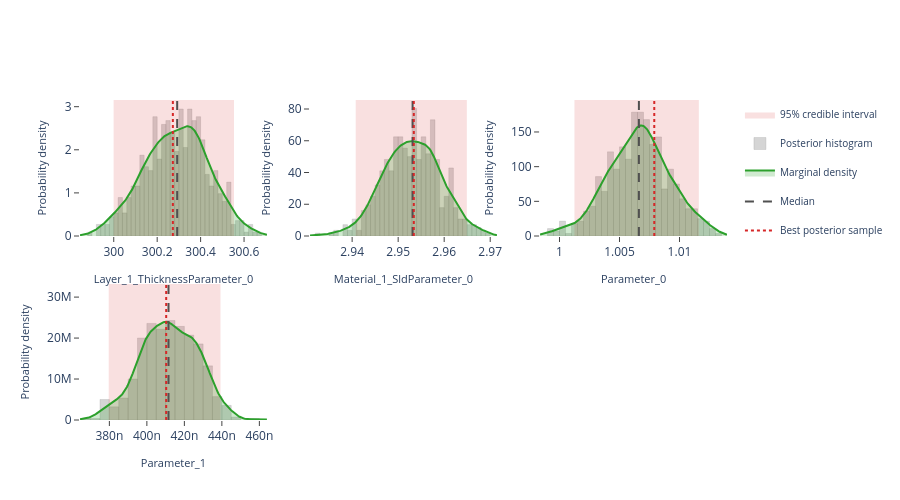

Write notebook code for a chart like this one.
### Markdown cell above
## Interactive posterior plots

The next three cells render the same Plotly figures that are shown on the
Bayesian Posterior tab of the EasyReflectometryApp:

* **Marginals** — per-parameter distribution: histogram + smooth KDE marginal,
  shaded 95% credible interval, and median / best-sample lines
  (`plot_distribution` or `posterior.distribution()`)
* **Corner plot** — pairwise marginals + 2-D contours + scatter (`plot_corner`)
* **Traces** — per-chain trace + marginal histogram (`plot_trace`)

The standalone helpers are called with ``return_figure=True`` so they return a
Plotly ``Figure`` that we render in the notebook with ``fig.show()``; the
``PosteriorResults`` methods return the figure directly.

### Code cell
# ---- Marginal posterior distributions ---------------------------------------
# One panel per free parameter, each overlaying the posterior histogram, a
# smooth Gaussian-KDE marginal, the shaded 95% credible interval, and the
# median / best-sample reference lines.  Mirrors the "Marginals" sub-tab in
# the EasyReflectometryApp.

# The PosteriorResults method passes ``logp`` through automatically so the
# best posterior sample (MAP) line is drawn:
fig = posterior.distribution()
fig.show()

# Standalone equivalent (pass ``logp`` to get the best-sample line):
# fig = plot_distribution(
#     posterior.draws,
#     posterior.param_names,
#     logp=posterior.logp,
#     return_figure=True,
# )
# fig.show()

### Figure 1 — Plotly figure (JSON) as saved in the notebook; plotly's stock layout.template omitted (floating-point values rounded to 4 significant figures; data arrays with more than 128 entries replaced by an {"elided": "..."} marker saying what was removed)
{"data": [{"fill": "toself", "fillcolor": "rgba(214, 39, 40, 0.14)", "hoverinfo": "skip", "legendgroup": "95% credible interval", "line": {"color": "rgba(214, 39, 40, 0.14)", "width": 0}, "mode": "lines", "name": "95% credible interval", "showlegend": true, "type": "scatter", "x": [300.0, 300.6, 300.6, 300.0, 300.0], "xaxis": "x", "y": [0.0, 0.0, 3.155, 3.155, 0.0], "yaxis": "y"}, {"histnorm": "probability density", "hovertemplate": "sample=%{x:.4f}<br>density: %{y:.2f}<extra></extra>", "legendgroup": "histogram", "marker": {"color": "rgba(120, 120, 120, 0.38)", "line": {"color": "rgba(120, 120, 120, 0.24)", "width": 1}}, "name": "Posterior histogram", "nbinsx": 40, "opacity": 0.82, "showlegend": true, "type": "histogram", "x": {"elided": "560 float values"}, "xaxis": "x", "yaxis": "y"}, {"fill": "tozeroy", "fillcolor": "rgba(44, 160, 44, 0.22)", "hovertemplate": "Layer_1_ThicknessParameter_0: %{x:.4f}<br>density: %{y:.4f}<extra></extra>", "legendgroup": "marginal", "line": {"color": "rgb(44, 160, 44)", "width": 2}, "mode": "lines", "name": "Marginal density", "showlegend": true, "type": "scatter", "x": {"elided": "256 float values"}, "xaxis": "x", "y": {"elided": "256 float values"}, "yaxis": "y"}, {"hovertemplate": "Median: %{x:.4f}<extra></extra>", "legendgroup": "Median", "line": {"color": "rgb(80, 80, 80)", "dash": "dash", "width": 2}, "mode": "lines", "name": "Median", "showlegend": true, "type": "scatter", "x": [300.3, 300.3], "xaxis": "x", "y": [0.0, 3.155], "yaxis": "y"}, {"hovertemplate": "Best posterior sample: %{x:.4f}<extra></extra>", "legendgroup": "Best posterior sample", "line": {"color": "rgb(214, 39, 40)", "dash": "dot", "width": 2}, "mode": "lines", "name": "Best posterior sample", "showlegend": true, "type": "scatter", "x": [300.3, 300.3], "xaxis": "x", "y": [0.0, 3.155], "yaxis": "y"}, {"fill": "toself", "fillcolor": "rgba(214, 39, 40, 0.14)", "hoverinfo": "skip", "legendgroup": "95% credible interval", "line": {"color": "rgba(214, 39, 40, 0.14)", "width": 0}, "mode": "lines", "name": "95% credible interval", "showlegend": false, "type": "scatter", "x": [2.941, 2.965, 2.965, 2.941, 2.941], "xaxis": "x2", "y": [0.0, 0.0, 85.67, 85.67, 0.0], "yaxis": "y2"}, {"histnorm": "probability density", "hovertemplate": "sample=%{x:.4f}<br>density: %{y:.2f}<extra></extra>", "legendgroup": "histogram", "marker": {"color": "rgba(120, 120, 120, 0.38)", "line": {"color": "rgba(120, 120, 120, 0.24)", "width": 1}}, "name": "Posterior histogram", "nbinsx": 40, "opacity": 0.82, "showlegend": false, "type": "histogram", "x": {"elided": "560 float values"}, "xaxis": "x2", "yaxis": "y2"}, {"fill": "tozeroy", "fillcolor": "rgba(44, 160, 44, 0.22)", "hovertemplate": "Material_1_SldParameter_0: %{x:.4f}<br>density: %{y:.4f}<extra></extra>", "legendgroup": "marginal", "line": {"color": "rgb(44, 160, 44)", "width": 2}, "mode": "lines", "name": "Marginal density", "showlegend": false, "type": "scatter", "x": {"elided": "256 float values"}, "xaxis": "x2", "y": {"elided": "256 float values"}, "yaxis": "y2"}, {"hovertemplate": "Median: %{x:.4f}<extra></extra>", "legendgroup": "Median", "line": {"color": "rgb(80, 80, 80)", "dash": "dash", "width": 2}, "mode": "lines", "name": "Median", "showlegend": false, "type": "scatter", "x": [2.953, 2.953], "xaxis": "x2", "y": [0.0, 85.67], "yaxis": "y2"}, {"hovertemplate": "Best posterior sample: %{x:.4f}<extra></extra>", "legendgroup": "Best posterior sample", "line": {"color": "rgb(214, 39, 40)", "dash": "dot", "width": 2}, "mode": "lines", "name": "Best posterior sample", "showlegend": false, "type": "scatter", "x": [2.953, 2.953], "xaxis": "x2", "y": [0.0, 85.67], "yaxis": "y2"}, {"fill": "toself", "fillcolor": "rgba(214, 39, 40, 0.14)", "hoverinfo": "skip", "legendgroup": "95% credible interval", "line": {"color": "rgba(214, 39, 40, 0.14)", "width": 0}, "mode": "lines", "name": "95% credible interval", "showlegend": false, "type": "scatter", "x": [1.001, 1.012, 1.012, 1.001, 1.001], "xaxis": "x3", "y": [0.0, 0.0, 196.1, 196.1, 0.0], "yaxis": "y3"}, {"histnorm": "probability density", "hovertemplate": "sample=%{x:.4f}<br>density: %{y:.2f}<extra></extra>", "legendgroup": "histogram", "marker": {"color": "rgba(120, 120, 120, 0.38)", "line": {"color": "rgba(120, 120, 120, 0.24)", "width": 1}}, "name": "Posterior histogram", "nbinsx": 40, "opacity": 0.82, "showlegend": false, "type": "histogram", "x": {"elided": "560 float values"}, "xaxis": "x3", "yaxis": "y3"}, {"fill": "tozeroy", "fillcolor": "rgba(44, 160, 44, 0.22)", "hovertemplate": "Parameter_0: %{x:.4f}<br>density: %{y:.4f}<extra></extra>", "legendgroup": "marginal", "line": {"color": "rgb(44, 160, 44)", "width": 2}, "mode": "lines", "name": "Marginal density", "showlegend": false, "type": "scatter", "x": {"elided": "256 float values"}, "xaxis": "x3", "y": {"elided": "256 float values"}, "yaxis": "y3"}, {"hovertemplate": "Median: %{x:.4f}<extra></extra>", "legendgroup": "Median", "line": {"color": "rgb(80, 80, 80)", "dash": "dash", "width": 2}, "mode": "lines", "name": "Median", "showlegend": false, "type": "scatter", "x": [1.007, 1.007], "xaxis": "x3", "y": [0.0, 196.1], "yaxis": "y3"}, {"hovertemplate": "Best posterior sample: %{x:.4f}<extra></extra>", "legendgroup": "Best posterior sample", "line": {"color": "rgb(214, 39, 40)", "dash": "dot", "width": 2}, "mode": "lines", "name": "Best posterior sample", "showlegend": false, "type": "scatter", "x": [1.008, 1.008], "xaxis": "x3", "y": [0.0, 196.1], "yaxis": "y3"}, {"fill": "toself", "fillcolor": "rgba(214, 39, 40, 0.14)", "hoverinfo": "skip", "legendgroup": "95% credible interval", "line": {"color": "rgba(214, 39, 40, 0.14)", "width": 0}, "mode": "lines", "name": "95% credible interval", "showlegend": false, "type": "scatter", "x": [3.797e-07, 4.393e-07, 4.393e-07, 3.797e-07, 3.797e-07], "xaxis": "x4", "y": [0.0, 0.0, 33200000.0, 33200000.0, 0.0], "yaxis": "y4"}, {"histnorm": "probability density", "hovertemplate": "sample=%{x:.4f}<br>density: %{y:.2f}<extra></extra>", "legendgroup": "histogram", "marker": {"color": "rgba(120, 120, 120, 0.38)", "line": {"color": "rgba(120, 120, 120, 0.24)", "width": 1}}, "name": "Posterior histogram", "nbinsx": 40, "opacity": 0.82, "showlegend": false, "type": "histogram", "x": {"elided": "560 float values"}, "xaxis": "x4", "yaxis": "y4"}, {"fill": "tozeroy", "fillcolor": "rgba(44, 160, 44, 0.22)", "hovertemplate": "Parameter_1: %{x:.4f}<br>density: %{y:.4f}<extra></extra>", "legendgroup": "marginal", "line": {"color": "rgb(44, 160, 44)", "width": 2}, "mode": "lines", "name": "Marginal density", "showlegend": false, "type": "scatter", "x": {"elided": "256 float values"}, "xaxis": "x4", "y": {"elided": "256 float values"}, "yaxis": "y4"}, {"hovertemplate": "Median: %{x:.4f}<extra></extra>", "legendgroup": "Median", "line": {"color": "rgb(80, 80, 80)", "dash": "dash", "width": 2}, "mode": "lines", "name": "Median", "showlegend": false, "type": "scatter", "x": [4.115e-07, 4.115e-07], "xaxis": "x4", "y": [0.0, 33200000.0], "yaxis": "y4"}, {"hovertemplate": "Best posterior sample: %{x:.4f}<extra></extra>", "legendgroup": "Best posterior sample", "line": {"color": "rgb(214, 39, 40)", "dash": "dot", "width": 2}, "mode": "lines", "name": "Best posterior sample", "showlegend": false, "type": "scatter", "x": [4.103e-07, 4.103e-07], "xaxis": "x4", "y": [0.0, 33200000.0], "yaxis": "y4"}], "layout": {"barmode": "overlay", "height": 500, "legend": {"font": {"size": 10}}, "plot_bgcolor": "white", "showlegend": true, "xaxis": {"anchor": "y", "domain": [0.0, 0.2889], "range": [299.8, 300.7], "showgrid": false, "ticks": "outside", "title": {"font": {"size": 11}, "text": "Layer_1_ThicknessParameter_0"}, "zeroline": false}, "xaxis2": {"anchor": "y2", "domain": [0.3556, 0.6444], "range": [2.931, 2.971], "showgrid": false, "ticks": "outside", "title": {"font": {"size": 11}, "text": "Material_1_SldParameter_0"}, "zeroline": false}, "xaxis3": {"anchor": "y3", "domain": [0.7111, 1.0], "range": [0.9984, 1.014], "showgrid": false, "ticks": "outside", "title": {"font": {"size": 11}, "text": "Parameter_0"}, "zeroline": false}, "xaxis4": {"anchor": "y4", "domain": [0.0, 0.2889], "range": [3.643e-07, 4.64e-07], "showgrid": false, "ticks": "outside", "title": {"font": {"size": 11}, "text": "Parameter_1"}, "zeroline": false}, "xaxis5": {"anchor": "y5", "domain": [0.3556, 0.6444], "showgrid": false, "ticks": "outside", "zeroline": false}, "xaxis6": {"anchor": "y6", "domain": [0.7111, 1.0], "showgrid": false, "ticks": "outside", "zeroline": false}, "yaxis": {"anchor": "x", "domain": [0.575, 1.0], "range": [0.0, 3.155], "showgrid": false, "ticks": "outside", "title": {"font": {"size": 11}, "text": "Probability density"}, "zeroline": false}, "yaxis2": {"anchor": "x2", "domain": [0.575, 1.0], "range": [0.0, 85.67], "showgrid": false, "ticks": "outside", "title": {"font": {"size": 11}, "text": "Probability density"}, "zeroline": false}, "yaxis3": {"anchor": "x3", "domain": [0.575, 1.0], "range": [0.0, 196.1], "showgrid": false, "ticks": "outside", "title": {"font": {"size": 11}, "text": "Probability density"}, "zeroline": false}, "yaxis4": {"anchor": "x4", "domain": [0.0, 0.425], "range": [0.0, 33200000.0], "showgrid": false, "ticks": "outside", "title": {"font": {"size": 11}, "text": "Probability density"}, "zeroline": false}, "yaxis5": {"anchor": "x5", "domain": [0.0, 0.425], "showgrid": false, "ticks": "outside", "zeroline": false}, "yaxis6": {"anchor": "x6", "domain": [0.0, 0.425], "showgrid": false, "ticks": "outside", "zeroline": false}}}
